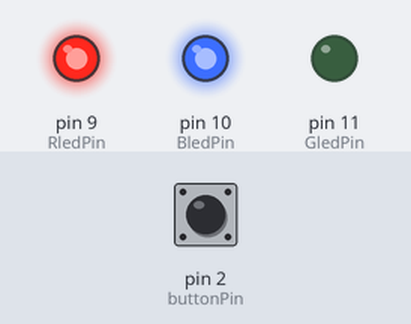
Simulated run of this sketch. Board: Arduino Uno, built with avr-gcc and run on an emulated ATmega328P. Shown: output pins drawn as LEDs (lit = HIGH). The test bench sets the inputs (shaded band); at power-on: pin 2 (buttonPin) LOW.

Above: at 1.2 s.
1.3 s: pin 2 (buttonPin) pulled HIGH for 0.15 s
At 2.7 s:
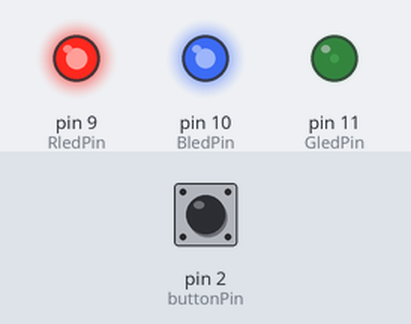
4.4 s: pin 2 (buttonPin) pulled HIGH for 1 s
At 5.1 s:
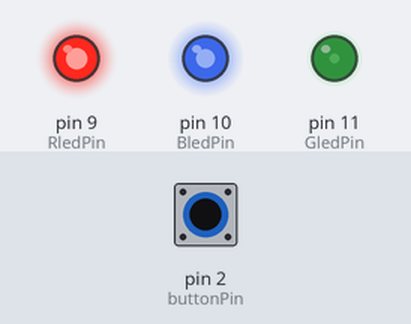
8.4 s: pin 2 (buttonPin) pulled HIGH for 0.15 s
At 9.3 s:
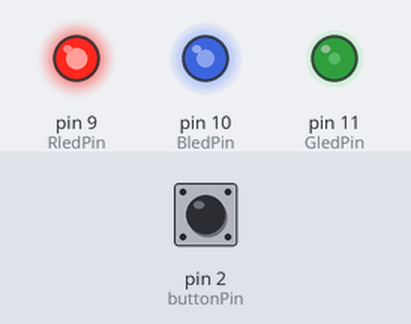
11.5 s: pin 2 (buttonPin) pulsed HIGH 2 times (0.12 s each, 0.3 s apart)
At 13.1 s:
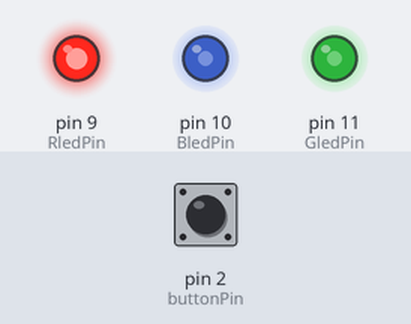
13.6 s: pin 2 (buttonPin) pulled HIGH for 3.2 s
19.8 s: pin 2 (buttonPin) pulsed HIGH 5 times (0.12 s each, 0.3 s apart)
Timing chart, 0 to 36.5 s (numbered marks = the images above; inputs shaded):
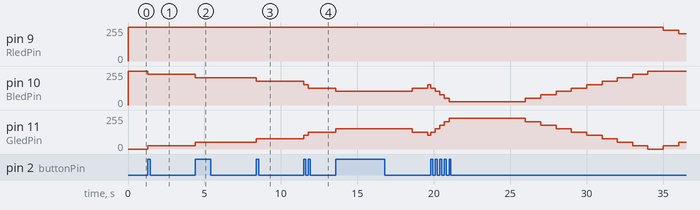

The sketch:

HW_2.ino
```cpp
const int RledPin = 9;
const int GledPin = 11;
const int BledPin = 10;
const int buttonPin = 2;  // ✅ Declare the button pin

int mood = 0;
const int neutralMood = 10;
int buttonState = 0;
bool ButtonPressed = false;

unsigned long reducedTimer = 0;
unsigned long touchedTimer = 0;

const long unTouchInterval = 5000;  // Time before mood starts decreasing
const long reducedInterval = 1000;  // Time between each mood decrease

void setup() {
  pinMode(buttonPin, INPUT);
  pinMode(RledPin, OUTPUT);
  pinMode(GledPin, OUTPUT);
  pinMode(BledPin, OUTPUT);

  mood = neutralMood;
}

void loop() {
  showLEDState(mood);

  buttonState = digitalRead(buttonPin);

  // ✅ Use comparison (==) not assignment (=)
  if (buttonState == HIGH && !ButtonPressed) {
    mood = mood + 1;
    if (mood > 20) mood = 20;
    touchedTimer = millis();
    ButtonPressed = true;
  }

  if (buttonState == LOW && ButtonPressed) {
    ButtonPressed = false;
  }

  unsigned long currentTimer = millis();
  if (currentTimer - touchedTimer > unTouchInterval) {
    if (currentTimer - reducedTimer > reducedInterval) {
      mood = mood - 1;
      if (mood < 0) mood = 0;
      reducedTimer = currentTimer;
    }
  }
}

void showLEDState(int state) {
  float brightnessInterval = 255 / 10.0;
if(mood >= neutralMood){
analogWrite(RledPin, 255);
analogWrite(GledPin, brightnessInterval * (mood - neutralMood));
analogWrite(BledPin, 255 - brightnessInterval * (mood - neutralMood));
}
else{
analogWrite(RledPin, 255 - brightnessInterval * (neutralMood - mood));
analogWrite(GledPin, brightnessInterval * (neutralMood - mood));
analogWrite(BledPin, 255);
}
}
```

Measured:
- after the input at 1.3 s, pin 10 (BledPin): 255/255 → 229/255 at once; pin 11 (GledPin): 0/255 → 25/255 at once
- after the input at 4.4 s, pin 9 (RledPin): stays 255/255 (without the input it goes to 229/255 after 2.9 s); pin 10 (BledPin): 229/255 → 204/255 at once
- after the input at 8.4 s, pin 9 (RledPin): stays 255/255 (without the input it goes to 229/255 after 3.0 s)
- after the input at 11.5 s, pin 10 (BledPin): 178/255 → 153/255 at once, → 127/255 0.30 s later; pin 11 (GledPin): 76/255 → 102/255 at once, → 127/255 0.30 s later
